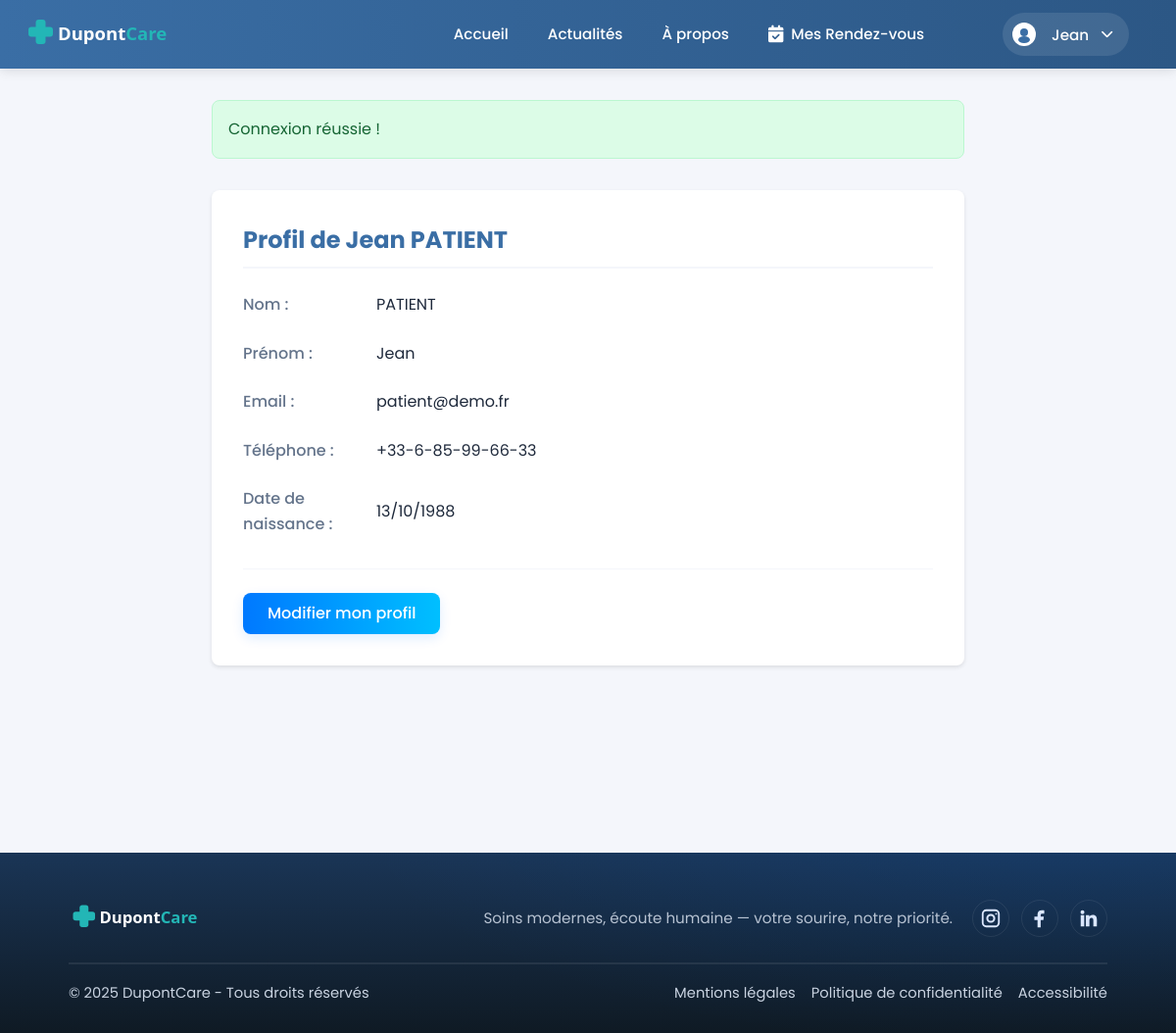
Screenshot of /index.php?page=user&action=profile (signed in) with the database file from the repository.
### tables this page shows
CREATE TABLE `utilisateur` (
  `id` int(10) UNSIGNED NOT NULL,
  `role` enum('PATIENT','MEDECIN','SECRETAIRE') NOT NULL,
  `nom` varchar(100) NOT NULL,
  `prenom` varchar(100) NOT NULL,
  `email` varchar(190) NOT NULL,
  `telephone` varchar(30) DEFAULT NULL,
  `avatar` varchar(255) DEFAULT NULL,
  `password_hash` varchar(255) NOT NULL,
  `date_inscription` datetime NOT NULL DEFAULT current_timestamp(),
  `date_naissance` date DEFAULT NULL
);

### app/controllers/UserController.php (called while the page is built, shortened)
<?php
class UserController {
    private $userModel;
    public function __construct() {
        $this->userModel = new UserModel();
    }
    public function profile() {
        $user = $this->userModel->getUserById($_SESSION['user_id']);
        require_once 'app/views/user/profile.php';
    }
}

### app/core/App.php (called while the page is built, shortened)
<?php
class App {
    public function run() {
        $action = isset($_GET['action']) ? strtolower($_GET['action']) : 'index';
        $method = strtolower(trim($action));
        $params = [];
        try {
            $controller = new $controllerClass();
            call_user_func_array([$controller, $method], $params);
        } catch (\Exception $e) {
            error_log("Exception détaillée: " . $e->getMessage());
            error_log("Fichier: " . $e->getFile() . " ligne " . $e->getLine());
            error_log("Stack trace: " . $e->getTraceAsString());
            http_response_code(404);
            include __DIR__ . '/../views/error/404.php';
        }
    }
}

### index.php (called while the page is built, shortened)
<?php
$app = new App();
$app->run();

### app/models/database.php (called while the page is built, shortened)
<?php
class Database {
    private static $instance = null;
    private $connection;
    private function __construct() {
        $host = 'localhost';
        $dbname = 'bdd_dupont';
        $user = 'root';
        $pass = '';
        $options = [
            PDO::ATTR_ERRMODE => PDO::ERRMODE_EXCEPTION,
            PDO::ATTR_DEFAULT_FETCH_MODE => PDO::FETCH_ASSOC,
            PDO::MYSQL_ATTR_INIT_COMMAND => 'SET NAMES utf8mb4'
        ];
        try {
            $this->connection = new PDO(
                "mysql:host=$host;dbname=$dbname",
                $user,
                $pass,
                $options
            );
        } catch (PDOException $e) {
            die('Erreur connexion BDD : ' . $e->getMessage());
        }
    }
    public function prepare($sql) {
        return $this->connection->prepare($sql);
    }
    public static function getInstance() {
        if (self::$instance === null) {
            self::$instance = new self();
        }
        return self::$instance;
    }
}

### app/core/Model.php (called while the page is built, shortened)
<?php
abstract class Model {
    public function __construct() {
        $this->db = Database::getInstance();
    }
}

### app/models/UserModel.php (called while the page is built, shortened)
<?php
class UserModel extends Model {
    public function getUserById($id) {
        $sql = "SELECT * FROM utilisateur WHERE id = ?";
        $stmt = $this->db->prepare($sql);
        $stmt->execute([$id]);
        return $stmt->fetch();
    }
}

### app/views/user/profile.php (the view, shortened to what this page needs)
<?php
include __DIR__ . '/../templates/header.php';
?>
<main class="profile-page">
    <div class="profile-container">
        <?php if (isset($_SESSION['success'])): ?>
            <div class="alert alert-success">
                <?php echo $_SESSION['success']; unset($_SESSION['success']); ?>
            </div>
        <?php endif; ?>
        <section class="profile-section">
            <h2>Profil de <?php echo htmlspecialchars($user['prenom'] . ' ' . $user['nom']); ?></h2>
            <div class="profile-info">
                <div class="info-group">
                    <label>Nom :</label>
                    <span><?php echo htmlspecialchars($user['nom']); ?></span>
                </div>
                <div class="info-group">
                    <label>Prénom :</label>
                    <span><?php echo htmlspecialchars($user['prenom']); ?></span>
                </div>
                <div class="info-group">
                    <label>Email :</label>
                    <span><?php echo htmlspecialchars($user['email']); ?></span>
                </div>
                <div class="info-group">
                    <label>Téléphone :</label>
                    <span><?php
                        if (!empty($user['telephone'])) {
                            $tel = $user['telephone'];
                            echo htmlspecialchars($tel);
                        } else {
                            echo "Non renseigné";
                        }
                    ?></span>
                </div>
                <div class="info-group">
                    <label>Date de naissance :</label>
                    <span><?php
                        if (!empty($user['date_naissance']) && $user['date_naissance'] !== '0000-00-00') {
                            $date = DateTime::createFromFormat('Y-m-d', $user['date_naissance']);
                            if ($date) {
                                echo $date->format('d/m/Y');
                            } else {
                                echo "Non renseignée";
                            }
                        } else {
                            echo "Non renseignée";
                        }
                    ?></span>
                </div>
            </div>
            <div class="profile-actions">
                <a href="index.php?page=user&action=edit" class="btn btn-primary">Modifier mon profil</a>
            </div>
        </section>
    </div>
</main>
<?php
include __DIR__ . '/../templates/footer.php';
?>

### css/base/style.css (style rules this page uses)
* { box-sizing: border-box; margin: 0; padding: 0; scroll-behavior: auto; }
body { font-family: 'Poppins', system-ui, -apple-system, Segoe UI, Roboto, Arial, sans-serif; line-height: 1.6; color: #333; }
main { min-height: 100vh; width: 100%; }
.alert { padding: 1rem; border-radius: 8px; margin-bottom: 1rem; }
:root { --bg: #f4f6fb; --brand: #3a6ea5; --accent: #00c6ff; --accent-2: #0072ff; --text: #1e2936; --white: #fff; }
* { box-sizing: border-box; margin: 0; padding: 0; }
html, body { height: 100%; }
body { font-family: 'Poppins', system-ui, -apple-system, Segoe UI, Roboto, Arial, sans-serif; background: var(--bg); color: var(--text); line-height: 1.6; }
.btn { width: auto; display: inline-flex; align-items: center; justify-content: center; padding: 10px 12px; border-radius: 10px; background: linear-gradient(to right, var(--accent) 0%, var(--accent-2) 100%); background-size: 120% 100%; background-position: center; color: var(--white); font-weight: 600; text-decoration: none; font-size: 0.95rem; transition: opacity 0.2s, transform 0.2s, box-shadow 0.2s; box-shadow: 0 4px 12px rgba(0,114,255,0.18); align-self: flex-start; }

### css/layouts/header.css (style rules this page uses)
:root { --header-height: 70px; --header-bg: linear-gradient(90deg, #3a6ea5 0%, #2c5785 100%); --header-shadow: 0 2px 12px rgba(0, 0, 0, 0.12); --nav-item-hover: rgba(255, 255, 255, 0.15); --btn-primary: #00c6ff; --btn-primary-hover: #00b3e6; --dropdown-shadow: 0 4px 20px rgba(0, 0, 0, 0.15); --transition: 0.2s ease-in-out; }

### css/layouts/footer.css (style rules this page uses)
:root { --footer-bg: #0f1724; --footer-text: #c9d3e1; --footer-heading: #ffffff; --footer-line: rgba(255,255,255,0.08); --brand: #3a6ea5; }

### css/pages/login.css (style rules this page uses)
html, body { height: 100%; }
body { display: flex; flex-direction: column; min-height: 100vh; }
main { flex: 1 0 auto; }
body { font-family: 'Poppins', system-ui, -apple-system, Segoe UI, Roboto, Arial, sans-serif; background: #f4f6fb; color: #1e2936; margin: 0; min-height: 100vh; }

### css/pages/register.css (style rules this page uses)
body { font-family: 'Poppins', system-ui, -apple-system, Segoe UI, Roboto, Arial, sans-serif; background: #f4f6fb; color: #1e2936; margin: 0; min-height: 100vh; }
html, body { height: 100%; }
body { display: flex; flex-direction: column; min-height: 100vh; }
main { flex: 1 0 auto; }

### css/modules/actu/actu.css (style rules this page uses)
.btn-primary { display: inline-block; padding: 12px 24px; background: linear-gradient(to right, #0072ff, #00c6ff); background-size: 120% 100%; background-position: center; color: #fff; border-radius: 8px; text-decoration: none; font-weight: 600; border: none; transition: all 0.3s ease; box-shadow: 0 4px 15px rgba(0, 114, 255, 0.3); }

### css/pages/profil.css (style rules this page uses)
.btn { display: inline-block; line-height: 1; padding: 12px 20px; border-radius: 10px; font-weight: 600; font-size: 1rem; text-decoration: none; border: 1px solid transparent; cursor: pointer; transition: transform 0.2s, box-shadow 0.2s, opacity 0.2s, border-color 0.2s; box-shadow: 0 4px 12px rgba(0,114,255,0.13); }

### css/modules/agenda/agenda.css (style rules this page uses)
:root { --calendar-bg: #ffffff; --calendar-border: #e2e8f0; --calendar-header-bg: #f8fafc; --calendar-text: #1e293b; --calendar-text-light: #64748b; --calendar-primary: #3b82f6; --calendar-primary-hover: #2563eb; --calendar-grid-border: #e2e8f0; --calendar-slot-hover: #f1f5f9; --calendar-shadow: rgba(0, 0, 0, 0.1); --calendar-time-width: 80px; --calendar-header-height: 60px; --calendar-slot-height: 30px; }

### css/modules/rendez-vous/confirmation-rdv.css (style rules this page uses)
.btn { display: inline-flex; align-items: center; justify-content: center; padding: 0.75rem 1.5rem; font-size: 1rem; line-height: 1; border-radius: 0.5rem; text-decoration: none; transition: all 0.2s ease-in-out; white-space: nowrap; }

### rows the page displays
utilisateur: prenom+nom "Jean PATIENT", nom "PATIENT", prenom "Jean", email "patient@demo.fr", telephone "+33-6-85-99-66-33", date_naissance "13/10/1988"

### other values shown
$_SESSION['user_prenom'] "Jean"
$_SESSION['success'] "Connexion réussie !"
